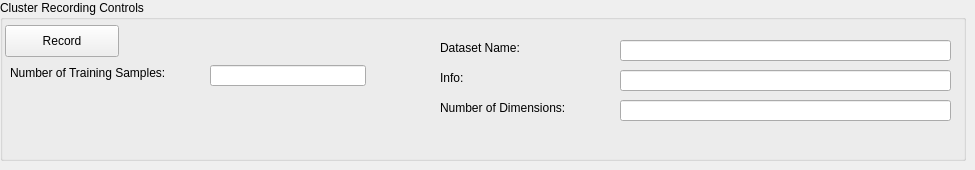
       <widget class="QWidget" name="page_3">
        <widget class="QGroupBox" name="groupBox_26">
         <property name="geometry">
          <rect>
           <x>0</x>
           <y>0</y>
           <width>966</width>
           <height>161</height>
          </rect>
         </property>
         <property name="title">
          <string>Cluster Recording Controls</string>
         </property>
         <widget class="QLabel" name="label_128">
          <property name="geometry">
           <rect>
            <x>440</x>
            <y>100</y>
            <width>171</width>
            <height>16</height>
           </rect>
          </property>
          <property name="text">
           <string>Number of Dimensions:</string>
          </property>
         </widget>
         <widget class="QLabel" name="label_129">
          <property name="geometry">
           <rect>
            <x>440</x>
            <y>40</y>
            <width>131</width>
            <height>16</height>
           </rect>
          </property>
          <property name="text">
           <string>Dataset Name:</string>
          </property>
         </widget>
         <widget class="QLineEdit" name="dataLabellingTool_clusterMode_numInputDimensionsField">
          <property name="geometry">
           <rect>
            <x>620</x>
            <y>100</y>
            <width>331</width>
            <height>21</height>
           </rect>
          </property>
         </widget>
         <widget class="QLineEdit" name="dataLabellingTool_clusterMode_numTrainingSamples">
          <property name="geometry">
           <rect>
            <x>210</x>
            <y>65</y>
            <width>156</width>
            <height>21</height>
           </rect>
          </property>
         </widget>
         <widget class="QLineEdit" name="dataLabellingTool_clusterMode_datasetName">
          <property name="geometry">
           <rect>
            <x>620</x>
            <y>40</y>
            <width>331</width>
            <height>21</height>
           </rect>
          </property>
         </widget>
         <widget class="QLabel" name="label_130">
          <property name="geometry">
           <rect>
            <x>10</x>
            <y>65</y>
            <width>191</width>
            <height>16</height>
           </rect>
          </property>
          <property name="text">
           <string>Number of Training Samples:</string>
          </property>
         </widget>
         <widget class="QPushButton" name="dataLabellingTool_clusterModeRecordButton">
          <property name="geometry">
           <rect>
            <x>5</x>
            <y>25</y>
            <width>114</width>
            <height>32</height>
           </rect>
          </property>
          <property name="text">
           <string>Record</string>
          </property>
         </widget>
         <widget class="QLabel" name="label_132">
          <property name="geometry">
           <rect>
            <x>440</x>
            <y>70</y>
            <width>131</width>
            <height>16</height>
           </rect>
          </property>
          <property name="text">
           <string>Info:</string>
          </property>
         </widget>
         <widget class="QLineEdit" name="dataLabellingTool_clusterMode_infoTextField">
          <property name="geometry">
           <rect>
            <x>620</x>
            <y>70</y>
            <width>331</width>
            <height>21</height>
           </rect>
          </property>
         </widget>
        </widget>
       </widget>
